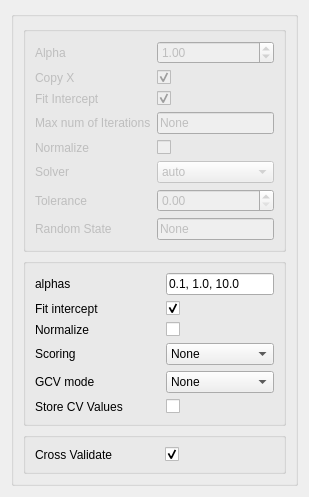
<?xml version="1.0" encoding="UTF-8"?>
<ui version="4.0">
 <class>Form</class>
 <widget class="QWidget" name="Form">
  <property name="sizePolicy">
   <sizepolicy hsizetype="Ignored" vsizetype="Ignored">
    <horstretch>0</horstretch>
    <verstretch>0</verstretch>
   </sizepolicy>
  </property>
  <property name="windowTitle">
   <string>Form</string>
  </property>
  <layout class="QVBoxLayout">
   <item>
    <widget class="QGroupBox" name="groupbox">
     <layout class="QVBoxLayout" name="verticalLayout">
      <item>
       <widget class="QGroupBox" name="formGroupBox">
        <property name="enabled">
         <bool>false</bool>
        </property>
        <layout class="QFormLayout" name="formLayout_2">
         <property name="fieldGrowthPolicy">
          <enum>QFormLayout::AllNonFixedFieldsGrow</enum>
         </property>
         <item row="0" column="0">
          <widget class="QLabel" name="alphaLabel">
           <property name="text">
            <string>Alpha</string>
           </property>
          </widget>
         </item>
         <item row="0" column="1">
          <widget class="QDoubleSpinBox" name="alphaDoubleSpinBox">
           <property name="value">
            <double>1.000000000000000</double>
           </property>
          </widget>
         </item>
         <item row="1" column="0">
          <widget class="QLabel" name="copyXLabel">
           <property name="text">
            <string>Copy X</string>
           </property>
          </widget>
         </item>
         <item row="1" column="1">
          <widget class="QCheckBox" name="copyXCheckBox">
           <property name="checked">
            <bool>true</bool>
           </property>
          </widget>
         </item>
         <item row="2" column="0">
          <widget class="QLabel" name="fitInterceptLabel">
           <property name="text">
            <string>Fit Intercept</string>
           </property>
          </widget>
         </item>
         <item row="2" column="1">
          <widget class="QCheckBox" name="fitInterceptCheckBox">
           <property name="checked">
            <bool>true</bool>
           </property>
          </widget>
         </item>
         <item row="3" column="0">
          <widget class="QLabel" name="maxNumOfIterationsLabel">
           <property name="text">
            <string>Max num of Iterations</string>
           </property>
          </widget>
         </item>
         <item row="3" column="1">
          <widget class="QLineEdit" name="maxNumOfIterationslineEdit">
           <property name="text">
            <string>None</string>
           </property>
          </widget>
         </item>
         <item row="4" column="0">
          <widget class="QLabel" name="normalizeLabel">
           <property name="text">
            <string>Normalize</string>
           </property>
          </widget>
         </item>
         <item row="4" column="1">
          <widget class="QCheckBox" name="normalizeCheckBox"/>
         </item>
         <item row="5" column="0">
          <widget class="QLabel" name="solverLabel">
           <property name="text">
            <string>Solver</string>
           </property>
          </widget>
         </item>
         <item row="5" column="1">
          <widget class="QComboBox" name="solverComboBox">
           <item>
            <property name="text">
             <string>auto</string>
            </property>
           </item>
           <item>
            <property name="text">
             <string>svd</string>
            </property>
           </item>
           <item>
            <property name="text">
             <string>cholesky</string>
            </property>
           </item>
           <item>
            <property name="text">
             <string>lsqr</string>
            </property>
           </item>
           <item>
            <property name="text">
             <string>sparse_cg</string>
            </property>
           </item>
           <item>
            <property name="text">
             <string>sag</string>
            </property>
           </item>
          </widget>
         </item>
         <item row="6" column="0">
          <widget class="QLabel" name="toleranceLabel">
           <property name="text">
            <string>Tolerance</string>
           </property>
          </widget>
         </item>
         <item row="6" column="1">
          <widget class="QDoubleSpinBox" name="toleranceDoubleSpinBox"/>
         </item>
         <item row="7" column="0">
          <widget class="QLabel" name="randomStateLabel">
           <property name="text">
            <string>Random State</string>
           </property>
          </widget>
         </item>
         <item row="7" column="1">
          <widget class="QLineEdit" name="randomStateLineEdit">
           <property name="text">
            <string>None</string>
           </property>
          </widget>
         </item>
        </layout>
       </widget>
      </item>
      <item>
       <widget class="QGroupBox" name="formGroupBox_CV">
        <layout class="QFormLayout" name="formLayout_6">
         <property name="fieldGrowthPolicy">
          <enum>QFormLayout::AllNonFixedFieldsGrow</enum>
         </property>
         <item row="0" column="0">
          <widget class="QLabel" name="alphasLabel_cv">
           <property name="text">
            <string>alphas</string>
           </property>
          </widget>
         </item>
         <item row="0" column="1">
          <widget class="QLineEdit" name="alphasLineEdit_cv">
           <property name="text">
            <string>0.1, 1.0, 10.0</string>
           </property>
          </widget>
         </item>
         <item row="1" column="0">
          <widget class="QLabel" name="fitInterceptLabel_cv">
           <property name="text">
            <string>Fit intercept </string>
           </property>
          </widget>
         </item>
         <item row="1" column="1">
          <widget class="QCheckBox" name="fitInterceptCheckBox_cv">
           <property name="checked">
            <bool>true</bool>
           </property>
          </widget>
         </item>
         <item row="2" column="0">
          <widget class="QLabel" name="normalizeLabel_cv">
           <property name="text">
            <string>Normalize </string>
           </property>
          </widget>
         </item>
         <item row="2" column="1">
          <widget class="QCheckBox" name="normalizeCheckBox_cv"/>
         </item>
         <item row="3" column="0">
          <widget class="QLabel" name="scoringLabel_cv">
           <property name="text">
            <string>Scoring</string>
           </property>
          </widget>
         </item>
         <item row="3" column="1">
          <widget class="QComboBox" name="scoringComboBox_cv">
           <item>
            <property name="text">
             <string>None</string>
            </property>
           </item>
           <item>
            <property name="text">
             <string>string</string>
            </property>
           </item>
           <item>
            <property name="text">
             <string>callable</string>
            </property>
           </item>
          </widget>
         </item>
         <item row="4" column="0">
          <widget class="QLabel" name="gCVModeLabel_cv">
           <property name="text">
            <string>GCV mode</string>
           </property>
          </widget>
         </item>
         <item row="4" column="1">
          <widget class="QComboBox" name="gCVModeComboBox_cv">
           <item>
            <property name="text">
             <string>None</string>
            </property>
           </item>
           <item>
            <property name="text">
             <string>auto</string>
            </property>
           </item>
           <item>
            <property name="text">
             <string>svd</string>
            </property>
           </item>
           <item>
            <property name="text">
             <string>eigen</string>
            </property>
           </item>
          </widget>
         </item>
         <item row="5" column="0">
          <widget class="QLabel" name="storeCVValuesLabel_cv">
           <property name="text">
            <string>Store CV Values           </string>
           </property>
          </widget>
         </item>
         <item row="5" column="1">
          <widget class="QCheckBox" name="storeCVValuesCheckBox_cv"/>
         </item>
        </layout>
       </widget>
      </item>
      <item>
       <widget class="QGroupBox" name="formGroupBox_2">
        <layout class="QFormLayout" name="formLayout_5">
         <item row="0" column="0">
          <widget class="QLabel" name="crossValidateLabel">
           <property name="text">
            <string>Cross Validate              </string>
           </property>
          </widget>
         </item>
         <item row="0" column="1">
          <widget class="QCheckBox" name="crossValidateCheckBox">
           <property name="checked">
            <bool>true</bool>
           </property>
          </widget>
         </item>
        </layout>
       </widget>
      </item>
     </layout>
    </widget>
   </item>
  </layout>
 </widget>
 <resources/>
 <connections>
  <connection>
   <sender>crossValidateCheckBox</sender>
   <signal>toggled(bool)</signal>
   <receiver>formGroupBox_CV</receiver>
   <slot>setEnabled(bool)</slot>
   <hints>
    <hint type="sourcelabel">
     <x>142</x>
     <y>411</y>
    </hint>
    <hint type="destinationlabel">
     <x>117</x>
     <y>284</y>
    </hint>
   </hints>
  </connection>
  <connection>
   <sender>crossValidateCheckBox</sender>
   <signal>toggled(bool)</signal>
   <receiver>formGroupBox</receiver>
   <slot>setDisabled(bool)</slot>
   <hints>
    <hint type="sourcelabel">
     <x>229</x>
     <y>415</y>
    </hint>
    <hint type="destinationlabel">
     <x>99</x>
     <y>136</y>
    </hint>
   </hints>
  </connection>
 </connections>
</ui>
